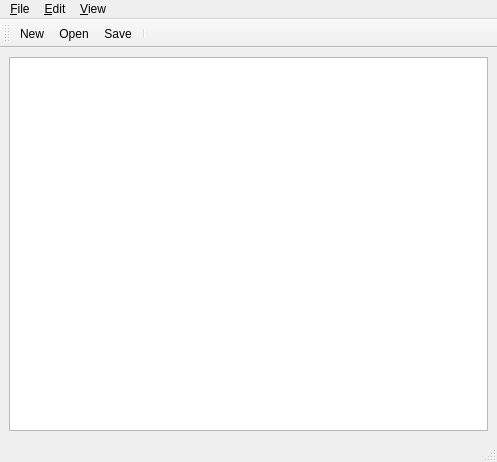
<ui version="4.0" >
 <class>MainWindow</class>
 <widget class="QMainWindow" name="MainWindow" >
  <property name="geometry" >
   <rect>
    <x>0</x>
    <y>0</y>
    <width>497</width>
    <height>462</height>
   </rect>
  </property>
  <property name="windowTitle" >
   <string>Garden Freely</string>
  </property>
  <widget class="QWidget" name="centralwidget" >
   <layout class="QHBoxLayout" >
    <item>
     <widget class="GardenView" name="gardenView" >
      <property name="lineWidth" >
       <number>0</number>
      </property>
      <property name="verticalScrollBarPolicy" >
       <enum>Qt::ScrollBarAlwaysOff</enum>
      </property>
      <property name="horizontalScrollBarPolicy" >
       <enum>Qt::ScrollBarAlwaysOff</enum>
      </property>
      <property name="alignment" >
       <set>Qt::AlignCenter</set>
      </property>
      <property name="renderHints" >
       <set>QPainter::Antialiasing|QPainter::HighQualityAntialiasing|QPainter::SmoothPixmapTransform|QPainter::TextAntialiasing</set>
      </property>
      <property name="dragMode" >
       <enum>QGraphicsView::NoDrag</enum>
      </property>
      <property name="cacheMode" >
       <set>QGraphicsView::CacheNone</set>
      </property>
      <property name="transformationAnchor" >
       <enum>QGraphicsView::NoAnchor</enum>
      </property>
      <property name="resizeAnchor" >
       <enum>QGraphicsView::NoAnchor</enum>
      </property>
      <property name="viewportUpdateMode" >
       <enum>QGraphicsView::SmartViewportUpdate</enum>
      </property>
     </widget>
    </item>
   </layout>
  </widget>
  <widget class="QMenuBar" name="menubar" >
   <property name="geometry" >
    <rect>
     <x>0</x>
     <y>0</y>
     <width>497</width>
     <height>29</height>
    </rect>
   </property>
   <widget class="QMenu" name="menu_Edit" >
    <property name="title" >
     <string>&amp;Edit</string>
    </property>
    <addaction name="separator" />
    <addaction name="action_Delete" />
    <addaction name="action_Select_All" />
    <addaction name="action_Select_None" />
   </widget>
   <widget class="QMenu" name="menu_File" >
    <property name="title" >
     <string>&amp;File</string>
    </property>
    <addaction name="action_New" />
    <addaction name="action_Open" />
    <addaction name="separator" />
    <addaction name="action_Save" />
    <addaction name="action_Save_As" />
    <addaction name="separator" />
    <addaction name="action_Print" />
    <addaction name="separator" />
    <addaction name="action_Garden_Properties" />
    <addaction name="separator" />
    <addaction name="action_Quit" />
   </widget>
   <widget class="QMenu" name="menu_View" >
    <property name="title" >
     <string>&amp;View</string>
    </property>
    <addaction name="action_Show_Plant_Spacing" />
    <addaction name="action_Show_Row_Spacing" />
   </widget>
   <addaction name="menu_File" />
   <addaction name="menu_Edit" />
   <addaction name="menu_View" />
  </widget>
  <widget class="QStatusBar" name="statusbar" />
  <widget class="QToolBar" name="toolBar" >
   <property name="windowTitle" >
    <string>toolBar</string>
   </property>
   <attribute name="toolBarArea" >
    <enum>TopToolBarArea</enum>
   </attribute>
   <attribute name="toolBarBreak" >
    <bool>false</bool>
   </attribute>
   <addaction name="action_New" />
   <addaction name="action_Open" />
   <addaction name="action_Save" />
   <addaction name="separator" />
  </widget>
  <action name="action_New" >
   <property name="icon" >
    <iconset resource="gardenfreely.qrc" >:/images/new.png</iconset>
   </property>
   <property name="text" >
    <string>&amp;New...</string>
   </property>
   <property name="shortcut" >
    <string>Ctrl+N</string>
   </property>
  </action>
  <action name="action_Quit" >
   <property name="text" >
    <string>&amp;Quit</string>
   </property>
   <property name="shortcut" >
    <string>Ctrl+Q</string>
   </property>
  </action>
  <action name="action_Open" >
   <property name="icon" >
    <iconset resource="gardenfreely.qrc" >:/images/open.png</iconset>
   </property>
   <property name="text" >
    <string>&amp;Open...</string>
   </property>
   <property name="shortcut" >
    <string>Ctrl+O</string>
   </property>
  </action>
  <action name="action_Save" >
   <property name="icon" >
    <iconset resource="gardenfreely.qrc" >:/images/save.png</iconset>
   </property>
   <property name="text" >
    <string>&amp;Save</string>
   </property>
   <property name="shortcut" >
    <string>Ctrl+S</string>
   </property>
  </action>
  <action name="action_Print" >
   <property name="text" >
    <string>&amp;Print</string>
   </property>
   <property name="shortcut" >
    <string>Ctrl+P</string>
   </property>
  </action>
  <action name="action_Select_All" >
   <property name="text" >
    <string>Select &amp;All</string>
   </property>
   <property name="shortcut" >
    <string>Ctrl+A</string>
   </property>
  </action>
  <action name="action_Select_None" >
   <property name="text" >
    <string>Select &amp;None</string>
   </property>
   <property name="shortcut" >
    <string>Ctrl+Shift+A</string>
   </property>
  </action>
  <action name="action_Delete" >
   <property name="text" >
    <string>&amp;Delete</string>
   </property>
   <property name="shortcut" >
    <string>Del</string>
   </property>
  </action>
  <action name="action_Undo" >
   <property name="text" >
    <string>&amp;Undo</string>
   </property>
   <property name="shortcut" >
    <string>Ctrl+Z</string>
   </property>
  </action>
  <action name="action_Redo" >
   <property name="text" >
    <string>&amp;Redo</string>
   </property>
   <property name="shortcut" >
    <string>Ctrl+Shift+Z</string>
   </property>
  </action>
  <action name="action_Save_As" >
   <property name="text" >
    <string>Save &amp;As...</string>
   </property>
  </action>
  <action name="action_Place_Plant" >
   <property name="checkable" >
    <bool>true</bool>
   </property>
   <property name="icon" >
    <iconset resource="gardenfreely.qrc" >:/plants/tomato.svg</iconset>
   </property>
   <property name="text" >
    <string>Place Plant</string>
   </property>
   <property name="shortcut" >
    <string>F2</string>
   </property>
  </action>
  <action name="action_Rectangular_Selection" >
   <property name="checkable" >
    <bool>true</bool>
   </property>
   <property name="icon" >
    <iconset resource="gardenfreely.qrc" >:/images/select-rectangular.png</iconset>
   </property>
   <property name="text" >
    <string>Rectangular Selection</string>
   </property>
   <property name="shortcut" >
    <string>F1</string>
   </property>
  </action>
  <action name="action_Plant_Row" >
   <property name="checkable" >
    <bool>true</bool>
   </property>
   <property name="icon" >
    <iconset resource="gardenfreely.qrc" >:/images/plantrow.svg</iconset>
   </property>
   <property name="text" >
    <string>Plant Row</string>
   </property>
   <property name="shortcut" >
    <string>F3</string>
   </property>
  </action>
  <action name="action_Plant_Bed" >
   <property name="checkable" >
    <bool>true</bool>
   </property>
   <property name="icon" >
    <iconset resource="gardenfreely.qrc" >:/images/plantbed.svg</iconset>
   </property>
   <property name="text" >
    <string>Plant Bed</string>
   </property>
   <property name="shortcut" >
    <string>F4</string>
   </property>
  </action>
  <action name="action_Ruler" >
   <property name="checkable" >
    <bool>true</bool>
   </property>
   <property name="icon" >
    <iconset resource="gardenfreely.qrc" >:/images/ruler.svg</iconset>
   </property>
   <property name="text" >
    <string>Ruler</string>
   </property>
   <property name="shortcut" >
    <string>F5</string>
   </property>
  </action>
  <action name="action_Garden_Properties" >
   <property name="text" >
    <string>&amp;Garden Properties...</string>
   </property>
  </action>
  <action name="action_Show_Row_Spacing" >
   <property name="checkable" >
    <bool>true</bool>
   </property>
   <property name="checked" >
    <bool>false</bool>
   </property>
   <property name="enabled" >
    <bool>false</bool>
   </property>
   <property name="text" >
    <string>Show &amp;Row Spacing</string>
   </property>
  </action>
  <action name="action_Show_Plant_Spacing" >
   <property name="checkable" >
    <bool>true</bool>
   </property>
   <property name="checked" >
    <bool>true</bool>
   </property>
   <property name="text" >
    <string>Show &amp;Plant Spacing</string>
   </property>
  </action>
 </widget>
 <customwidgets>
  <customwidget>
   <class>GardenView</class>
   <extends>QGraphicsView</extends>
   <header>gardenview</header>
  </customwidget>
 </customwidgets>
 <resources>
  <include location="gardenfreely.qrc" />
 </resources>
 <connections/>
</ui>
